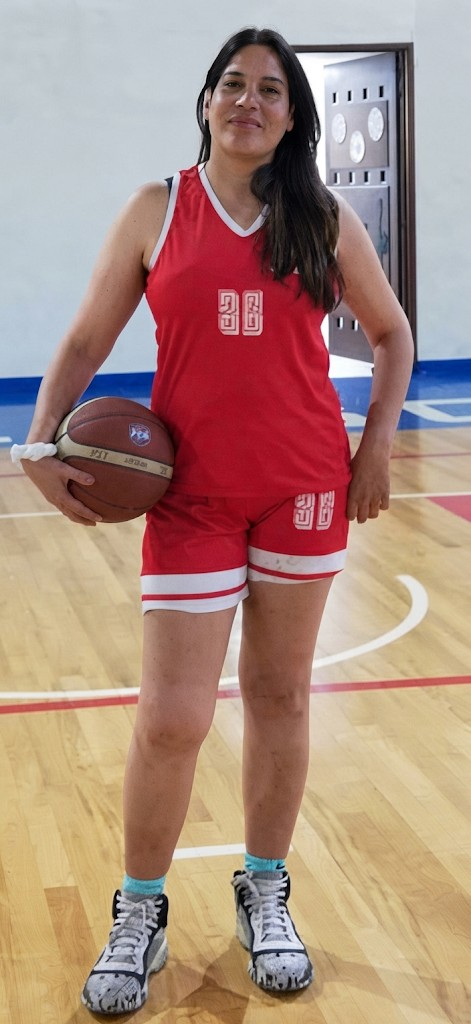
#> input picture assets/img/coach-hero.jpg, 471 x 1024 px
$ python doc_assets.py
#> lines starting #> are read from the running program, lines starting #| are printed output that depends on the picture
# -*- coding: utf-8 -*-
"""Genera assets derivados para el documento de propuesta (prefijo doc_):
- tratamientos de fotografÃ­a (color documento / blanco y negro archivo)
- diagrama tÃ¡ctico 2D de ejemplo (estilo de los grÃ¡ficos de la landing)
- muestras de la retÃ­cula de 12 columnas
"""
import os, math
from PIL import Image, ImageDraw, ImageEnhance, ImageFilter, ImageFont

ROOT = os.path.dirname(os.path.dirname(os.path.abspath(__file__)))
IMG = os.path.join(ROOT, "assets", "img")
WORK = os.path.join(ROOT, "tools", "doc_work")
OUT = os.path.join(WORK, "img")
os.makedirs(OUT, exist_ok=True)

FONT_DIR = os.path.join(WORK, "fonts")
INB = ImageFont.truetype(os.path.join(FONT_DIR, "barlow-condensed-700.ttf"), 40)
INB_XL = ImageFont.truetype(os.path.join(FONT_DIR, "barlow-condensed-800.ttf"), 92)
IN_M = ImageFont.truetype(os.path.join(FONT_DIR, "inter-500.ttf"), 24)

# ---------------------------------------------------------------- fotografÃ­a
def treat_color(im):
    im = im.convert("RGB")
    im = ImageEnhance.Contrast(im).enhance(1.18)
    im = ImageEnhance.Color(im).enhance(0.90)
    im = ImageEnhance.Brightness(im).enhance(0.97)
    return im

def treat_bw(im):
    im = im.convert("L").convert("RGB")
    im = ImageEnhance.Contrast(im).enhance(1.28)
    # grano fino tipo pelÃ­cula
    noise = Image.effect_noise(im.size, 14).convert("L")
    im = Image.blend(im, Image.merge("RGB", (noise, noise, noise)), 0.045)
    return im

def save(im, name, quality=92):
    out = os.path.join(OUT, name)
    im.save(out, "JPEG", quality=quality, optimize=True, progressive=True)
    print(f"  {name}: {im.size} {os.path.getsize(out)//1024} KB")

def area(im, w, h, anchor="center"):
    """Recorte centrado al ratio pedido sin deformar."""
    tw, th = w / h, im.width / im.height
    if th > tw:  # recortar a los lados
        nw = int(im.height * tw)
        x = (im.width - nw) // 2
        im = im.crop((x, 0, x + nw, im.height))
    else:
        nh = int(im.width / tw)
        y = 0 if anchor == "top" else (im.height - nh) // 2
        im = im.crop((0, y, im.width, y + nh))
    return im

print("== FotografÃ­a ==")
hero = Image.open(os.path.join(IMG, "coach-hero.jpg"))
#> hero is the input picture: PIL image 471x1024 RGB; mean R, G, B 171.2, 139.6, 127.2
save(treat_color(area(hero, 4, 5, "top")), "doc-hero-retrato.jpg")
#|   doc-hero-retrato.jpg: (471, 588) 55 KB
equipo = Image.open(os.path.join(IMG, "equipo-campeon.jpg"))
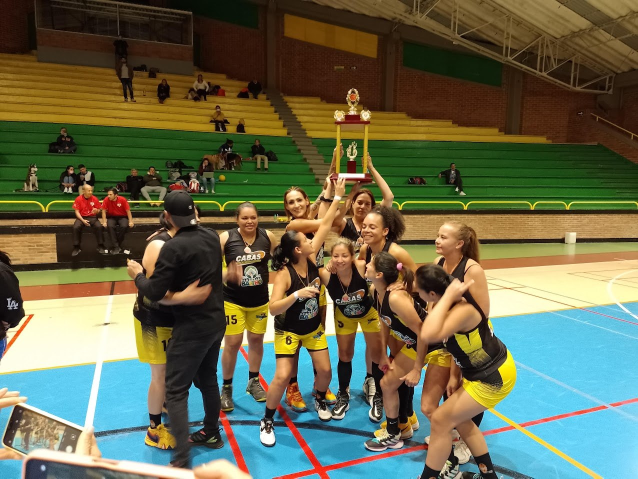
#> input picture assets/img/equipo-campeon.jpg, 1276 x 957 px (shown at 1/2 size)
#> equipo is the input picture: PIL image 1276x957 RGB; mean R, G, B 102.6, 104.4, 77.7
save(treat_color(area(equipo, 4, 3)), "doc-equipo-color.jpg")
#|   doc-equipo-color.jpg: (1276, 957) 308 KB
save(treat_bw(area(equipo, 4, 3)), "doc-equipo-bw.jpg")
#|   doc-equipo-bw.jpg: (1276, 957) 275 KB
trofeo = Image.open(os.path.join(IMG, "coach-trofeo.jpg"))
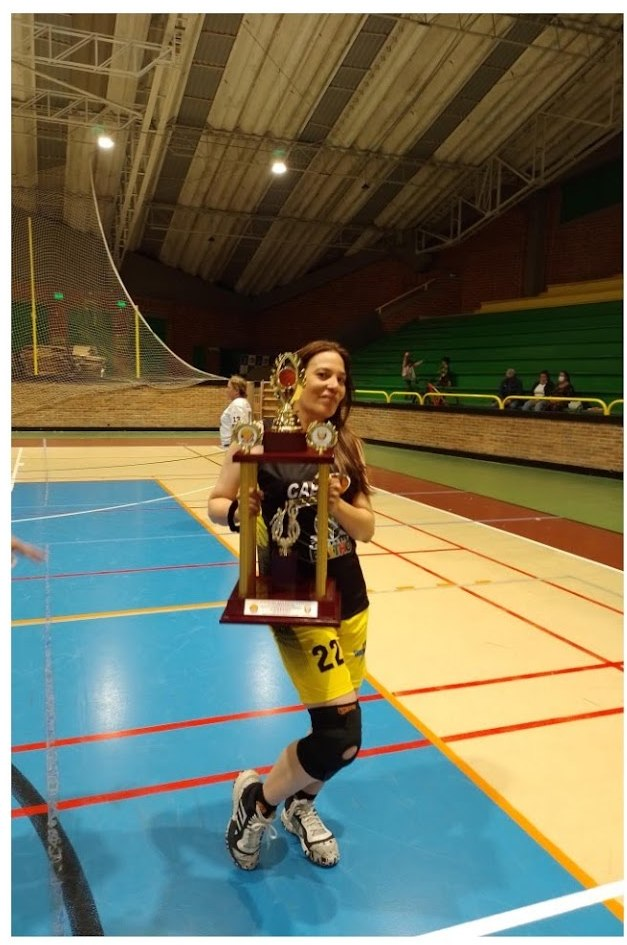
#> input picture assets/img/coach-trofeo.jpg, 627 x 945 px
#> trofeo is the input picture: PIL image 627x945 RGB; mean R, G, B 114.9, 115.8, 93.3
save(treat_bw(area(trofeo, 3, 4)), "doc-trofeo-bw.jpg")
#> in treat_bw (call 2), `noise = Image.effect_noise(im.size, 14).convert("L")`:
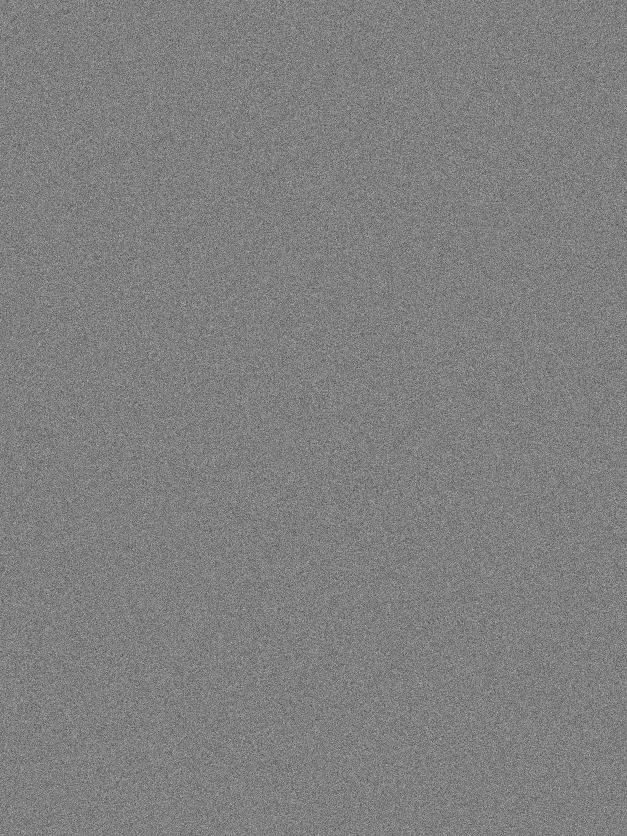
#> noise: PIL image 627x836 L; min 61, max 189, mean 127.5
#|   doc-trofeo-bw.jpg: (627, 836) 110 KB
clinica = Image.open(os.path.join(IMG, "coach-clinica.jpg"))
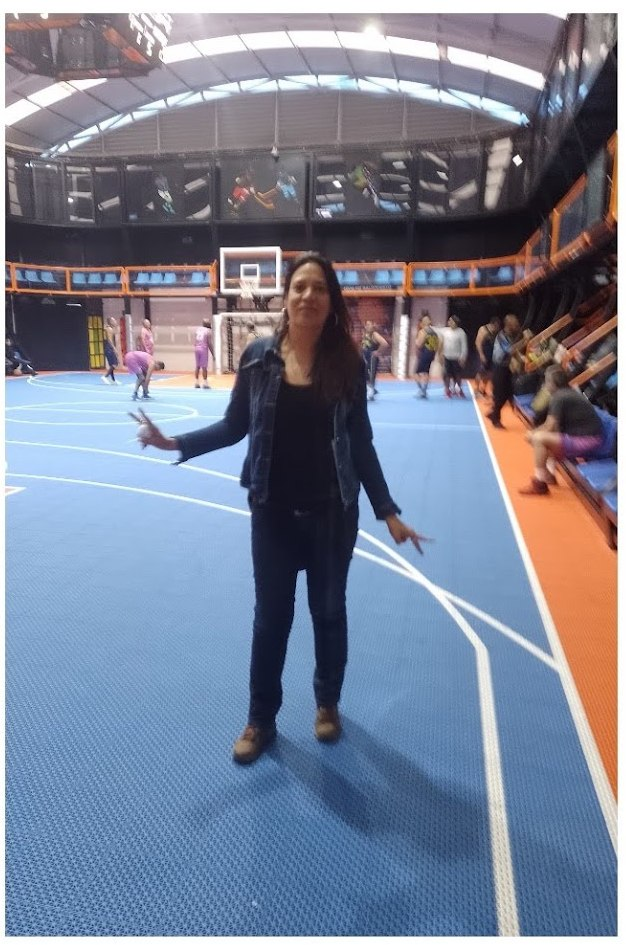
#> input picture assets/img/coach-clinica.jpg, 626 x 945 px
#> clinica is the input picture: PIL image 626x945 RGB; mean R, G, B 122.1, 129.2, 148.1
save(treat_bw(area(clinica, 3, 4)), "doc-clinica-bw.jpg")
#> in treat_bw (call 3), `im = ImageEnhance.Contrast(im).enhance(1.28)`:
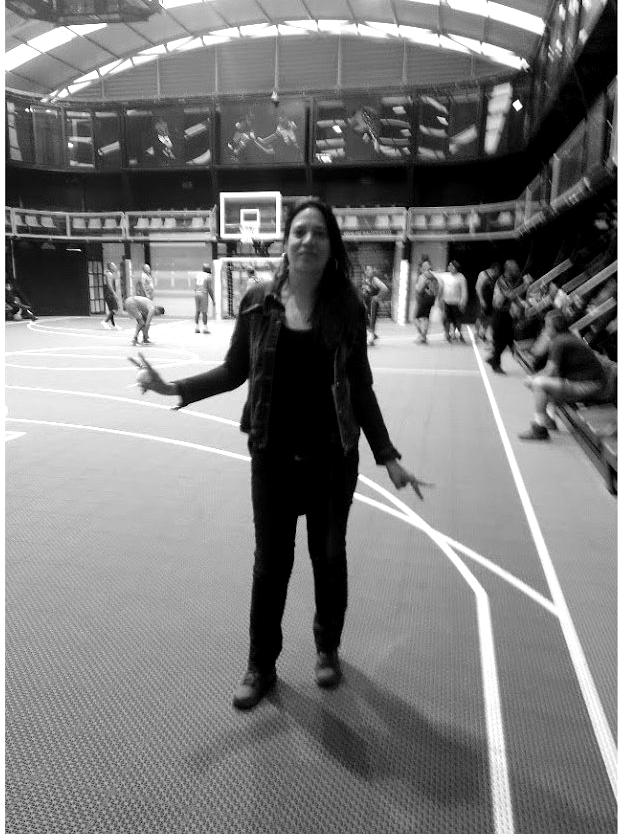
#> im: PIL image 626x834 RGB; min 0, max 255, mean 123.7
#|   doc-clinica-bw.jpg: (626, 834) 140 KB
save(treat_color(area(clinica, 3, 4)), "doc-clinica-color.jpg")
#|   doc-clinica-color.jpg: (626, 834) 149 KB

# ---------------------------------------------------------------- tÃ¡ctico 2D
W, H = 1900, 1120
CREAM = (246, 242, 232)
INK = (10, 11, 13)
FLAME = (255, 77, 31)
GOLD = (233, 180, 76)
STEEL = (26, 29, 34)

canvas = Image.new("RGBA", (W, H), CREAM + (255,))
d = ImageDraw.Draw(canvas, "RGBA")

# textura de cancha: lÃ­neas al 8 %
court = Image.new("RGBA", (W, H), (0, 0, 0, 0))
#> court: PIL image 1900x1120 RGBA; every value is 0
cd = ImageDraw.Draw(court)
L, T, R, B = 150, 90, W - 90, H - 90
line = (INK[0], INK[1], INK[2], 34)
cd.rectangle([L, T, R, B], outline=line, width=5)
# media cancha: aro a la izquierda
key_w, key_h = 470, 380
cy = (T + B) // 2
cd.rectangle([L, cy - key_h // 2, L + key_w, cy + key_h // 2], outline=line, width=5)
cd.arc([L + key_w - 230, cy - 230, L + key_w + 230, cy + 230], -90, 90, fill=line, width=5)
cd.arc([L - 40, cy - 40, L + 40, cy + 40], 0, 360, fill=line, width=5)
# arco de tres (desde el aro)
cd.arc([L + 40, cy - 430, L + 40 + 860, cy + 430], -78, 78, fill=line, width=5)
# lÃ­nea de fondo del lado derecho + cÃ­rculo central recortado
cd.line([R, T, R, B], fill=line, width=5)
cd.arc([R - 260, cy - 260, R, cy + 260], 90, 270, fill=line, width=5)
canvas.alpha_composite(court)
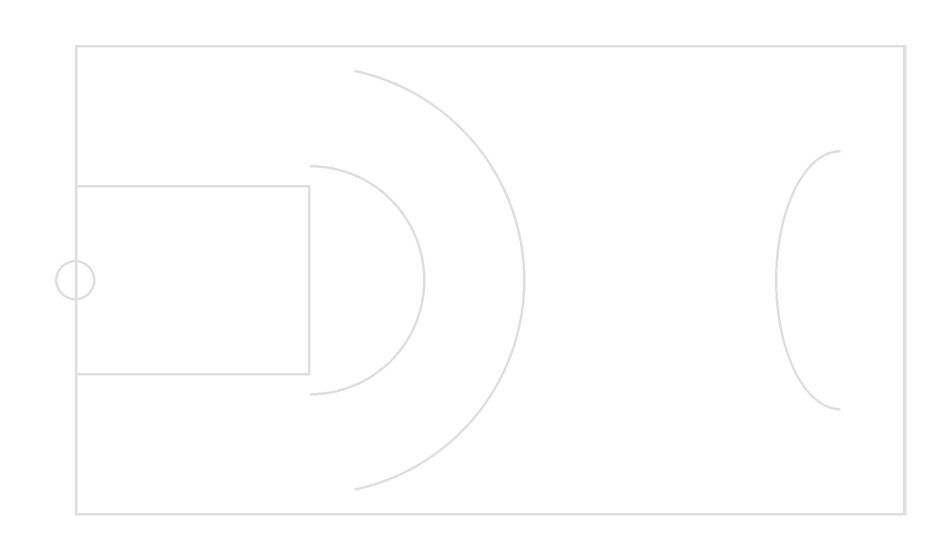
#> court: PIL image 1900x1120 RGBA (shown at 1/2 size); mean R, G, B, A 0.2, 0.2, 0.3, 0.8; transparent parts drawn white

def dash(pts, color, width=6, dash=22, gap=16):
    """PoliÃ­nia discontinua con punta de flecha."""
    for i in range(len(pts) - 1):
        (x1, y1), (x2, y2) = pts[i], pts[i + 1]
        seg = math.hypot(x2 - x1, y2 - y1)
        if not seg:
            continue
        ux, uy = (x2 - x1) / seg, (y2 - y1) / seg
        t = 0.0
        while t < seg:
            t2 = min(t + dash, seg)
            d.line([(x1 + ux * t, y1 + uy * t), (x1 + ux * t2, y1 + uy * t2)], fill=color, width=width)
            t += dash + gap
    # punta
    (x1, y1), (x2, y2) = pts[-2], pts[-1]
    ang = math.atan2(y2 - y1, x2 - x1)
    for s in (+1, -1):
        a = ang + s * math.radians(158)
        d.line([(x2, y2), (x2 + 26 * math.cos(a), y2 + 26 * math.sin(a))], fill=color, width=width)

def player(x, y, num, fill=FLAME, r=44):
    d.ellipse([x - r, y - r, x + r, y + r], fill=fill + (255,))
    d.ellipse([x - r, y - r, x + r, y + r], outline=CREAM + (255,), width=5)
    f = ImageFont.truetype(os.path.join(FONT_DIR, "barlow-condensed-800.ttf"), 48)
    tw = d.textlength(str(num), font=f)
    d.text((x - tw / 2, y - 30), str(num), font=f, fill=CREAM + (255,))

def defender(x, y, r=30):
    d.line([x - r, y - r, x + r, y + r], fill=(90, 96, 104, 235), width=8)
    d.line([x - r, y + r, x + r, y - r], fill=(90, 96, 104, 235), width=8)

# 1-4 flat: jugadoras y defensas
P = {1: (250, cy - 10), 2: (760, 250), 3: (760, cy + 10), 4: (1120, 240), 5: (1430, cy - 40)}
D = {1: (430, cy - 20), 2: (880, 285), 3: (860, cy + 30), 4: (1250, 300), 5: (1330, cy + 260)}
for k, (x, y) in D.items():
    defender(x, y)
for k, (x, y) in P.items():
    player(x, y, k)

# cortes (oro discontinuo) y bloqueo (lÃ­nea recta)
dash([(760, 250), (1060, 430), (1290, cy + 420)], GOLD + (245,))
dash([(1120, 240), (870, 430), (620, cy + 330)], GOLD + (245,))
#> the loop in dash (call 2), `for i in range(len(pts) - 1):` made 2 passes
#> (seg, ux, uy) on passes 1 to 2: (314, -0.796, 0.605), (523.5, -0.478, 0.879)
#> the loop in dash (call 2), `for s in (+1, -1):` made 2 passes
#> a on passes 1 to 2: 4.83, -0.689
dash([(1430, cy - 40), (1330, cy + 120)], GOLD + (245,))
d.line([(680, 300), (690, 470)], fill=STEEL + (255,), width=8)  # bloqueo
d.ellipse([680, 470, 700, 490], fill=STEEL + (255,))

# etiquetas de estilo
d.text((L + 6, 26), "1-4 FLAT  /  CORTE EN L  /  LECTURA DEL ESPACIO", font=IN_M, fill=(10, 11, 13, 150))
d.text((W - 330, H - 52), "MOVIMIENTO Â· ORO", font=ImageFont.truetype(os.path.join(FONT_DIR, "inter-600.ttf"), 22), fill=(233, 180, 76, 255))

out = os.path.join(OUT, "doc-tactico-2d.png")
canvas.convert("RGB").save(out, "PNG", optimize=True)
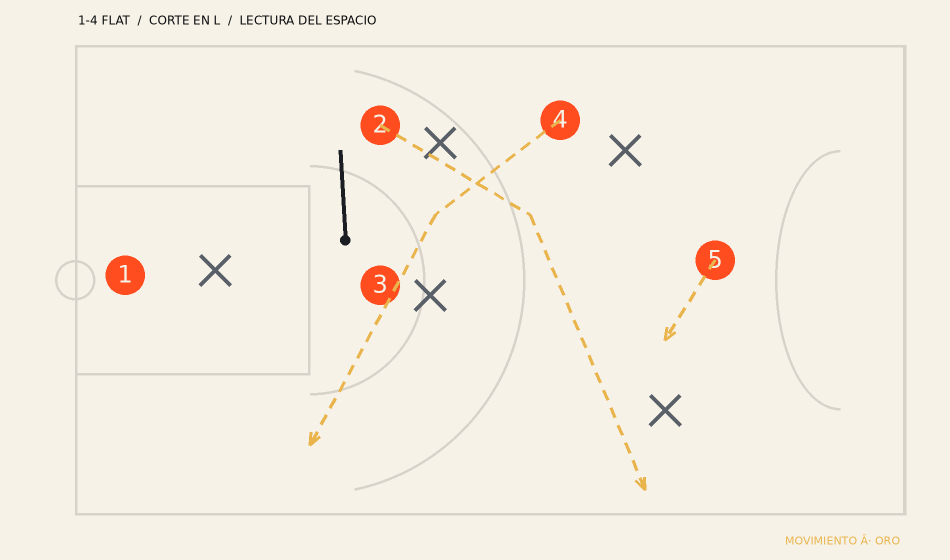
#> saved as doc-tactico-2d.png: PIL image 1900x1120 RGB (shown at 1/2 size); mean R, G, B 244.4, 238.4, 227.7
print(f"  doc-tactico-2d.png: {canvas.size} {os.path.getsize(out)//1024} KB")
#|   doc-tactico-2d.png: (1900, 1120) 33 KB
print("OK")
